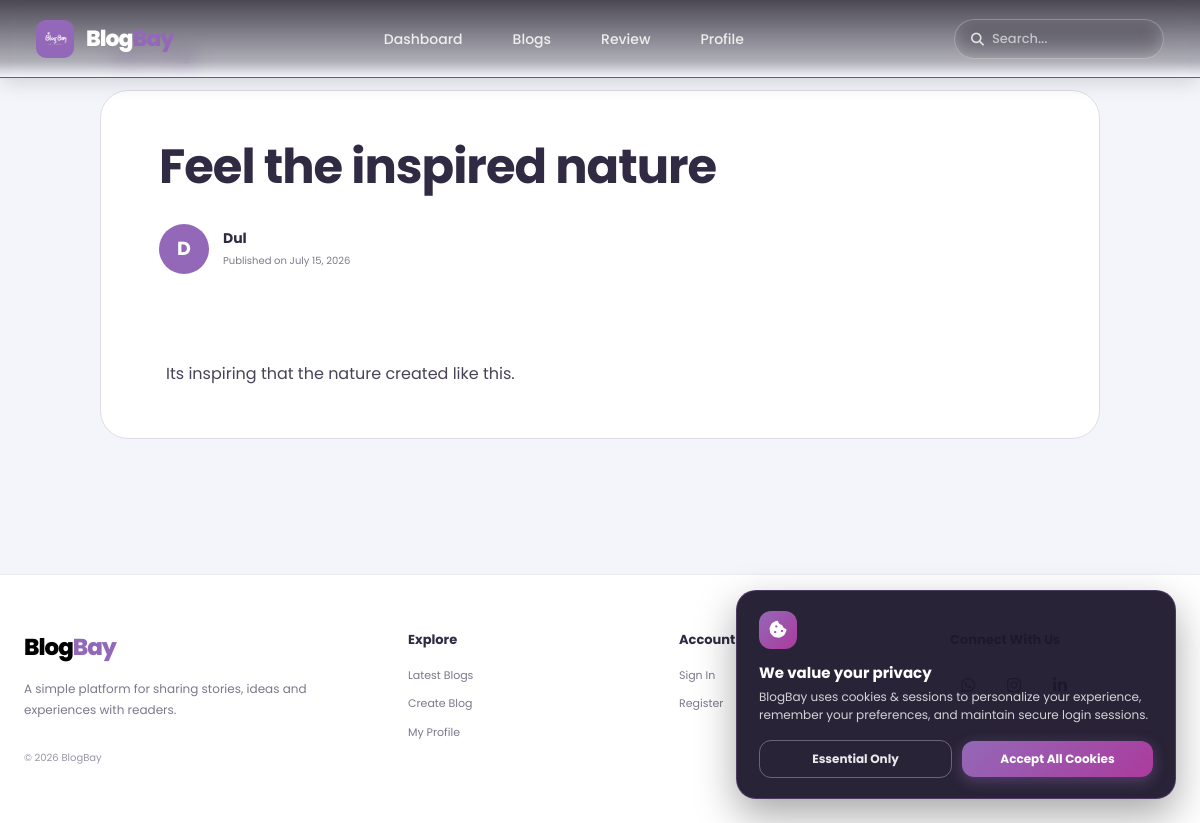
/view_blog.php?id=3, run on an earlier commit of the app's database.
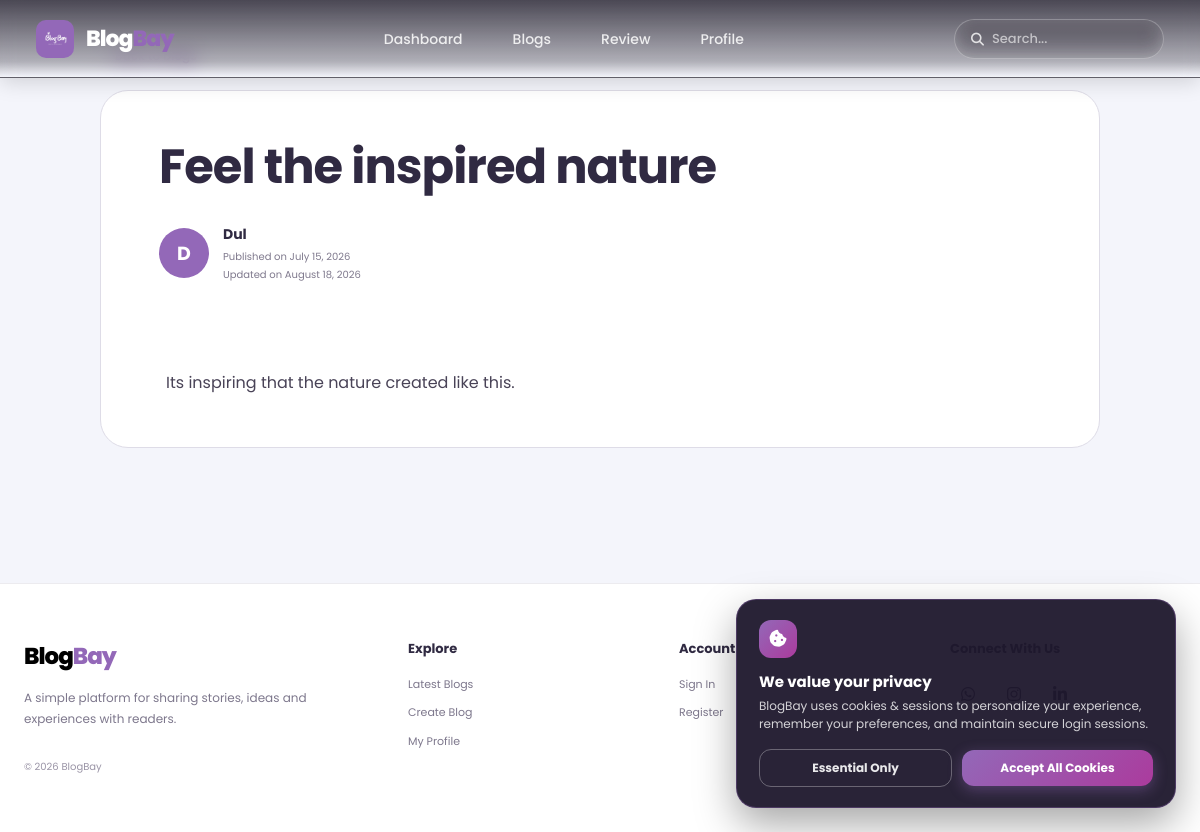
And on a later commit of the database.
### tables this page shows
CREATE TABLE IF NOT EXISTS `blogpost` (
  `id` int(11) NOT NULL AUTO_INCREMENT PRIMARY KEY,
  `user_id` int(11) DEFAULT NULL,
  `title` varchar(255) DEFAULT NULL,
  `content` text DEFAULT NULL,
  `created_at` timestamp NOT NULL DEFAULT current_timestamp(),
  `updated_at` timestamp NOT NULL DEFAULT current_timestamp() ON UPDATE current_timestamp(),
  `image` varchar(255) DEFAULT NULL,
  CONSTRAINT `blogpost_ibfk_1` FOREIGN KEY (`user_id`) REFERENCES `user` (`id`) ON DELETE CASCADE
);

CREATE TABLE IF NOT EXISTS `user` (
  `id` int(11) NOT NULL AUTO_INCREMENT PRIMARY KEY,
  `username` varchar(50) NOT NULL,
  `email` varchar(100) NOT NULL UNIQUE,
  `password` varchar(255) NOT NULL,
  `role` varchar(20) DEFAULT 'user',
  `phone` varchar(50) DEFAULT NULL,
  `location` varchar(100) DEFAULT NULL,
  `designation` varchar(100) DEFAULT 'Writer & Content Author',
  `bio` text DEFAULT NULL,
  `facebook` varchar(255) DEFAULT NULL,
  `linkedin` varchar(255) DEFAULT NULL,
  `twitter` varchar(255) DEFAULT NULL,
  `github` varchar(255) DEFAULT NULL,
  `profile_pic` varchar(255) DEFAULT NULL,
  `remember_token` varchar(255) DEFAULT NULL
);

### view_blog.php (the view, shortened to what this page needs)
<?php
include "config.php";
include "site_config.php";
$blogID = (int) $_GET['id'];
$sql = "SELECT blogpost.*, user.username, p.profile_pic
        FROM blogpost
        JOIN user ON blogpost.user_id = user.id
        LEFT JOIN user_profiles p ON user.id = p.user_id
        WHERE blogpost.id = $blogID
        LIMIT 1";
$result = mysqli_query($conn, $sql);
$blog = mysqli_fetch_assoc($result);
$backPage = isset($_SESSION['user_id']) ? "dashboard.php" : "login.php";
?>
<!DOCTYPE html>
<html lang="en">
<head>
    <link rel="stylesheet" href="css/view_blog.css?v=<?php echo time(); ?>">
    <link rel="stylesheet" href="css/footer.css?v=<?php echo time(); ?>">
    <link rel="stylesheet" href="css/responsive.css?v=<?php echo time(); ?>">
    <link rel="stylesheet" href="https://cdnjs.cloudflare.com/ajax/libs/font-awesome/6.7.2/css/all.min.css">
</head>
<body>
<header class="hero-navbar">
    <div class="hero-navbar-inner">
        <a href="dashboard.php" class="hero-brand">
            <?php echo renderSiteLogo(); ?>
            <?php echo renderSiteName(); ?>
        </a>
        <nav class="hero-nav-links">
            <a href="dashboard.php" class="hero-nav-item">Dashboard</a>
            <a href="dashboard.php#blogGrid" class="hero-nav-item">Blogs</a>
            <a href="reviews.php" class="hero-nav-item">Review</a>
            <a href="profile.php" class="hero-nav-item">Profile</a>
        </nav>
        <div class="hero-search-box" style="position: relative; display: flex; align-items: center; background: rgba(255, 255, 255, 0.15) !important; border: 1px solid rgba(255, 255, 255, 0.25) !important; border-radius: 999px !important; padding: 6px 16px !important; width: 210px !important;">
            <i class="fa-solid fa-magnifying-glass" style="color: rgba(255, 255, 255, 0.8) !important; margin-right: 8px !important; font-size: 13px !important;"></i>
            <input id="blogSearch" type="text" placeholder="Search..." style="background: transparent !important; border: none !important; outline: none !important; color: #ffffff !important; font-size: 13px !important; width: 100% !important; box-shadow: none !important; padding: 0 !important; margin: 0 !important; height: auto !important;" onkeydown="if(event.key==='Enter'){ window.location.href='dashboard.php?search='+encodeURIComponent(this.value); }">
        </div>
    </div>
</header>
<main class="article-wrapper">
    <a href="<?php echo $backPage; ?>" class="back-link">
        ← Back to blogs
    </a>
    <article class="article-card">
        <header class="article-header">
            <h1><?php echo htmlspecialchars($blog['title']); ?></h1>
            <div class="author-row">
                <?php echo renderUserAvatar($blog['username'], $blog['profile_pic'] ?? null, 'author-avatar'); ?>
                <div class="author-details">
                    <strong><?php echo htmlspecialchars($blog['username']); ?></strong>
                    <span>Published on <?php echo date("F d, Y", strtotime($blog['created_at'])); ?></span>
                    <?php if (!empty($blog['updated_at']) && $blog['updated_at'] !== $blog['created_at']) { ?>
                        <span>Updated on <?php echo date("F d, Y", strtotime($blog['updated_at'])); ?></span>
                    <?php } ?>
                </div>
            </div>
        </header>
        <section class="article-content">
            <?php echo nl2br(htmlspecialchars($blog['content'])); ?>
        </section>
    </article>
</main>
<?php include "includes/footer.php"; ?>
</body>
</html>

### site_config.php (shortened to what this page needs)
<?php
function renderSiteName(): string
{
    return '<span class="site-name"><span class="site-name-blog">Blog</span><span class="site-name-bay">Bay</span></span>';
}
function renderSiteLogo(): string
{
    $possibleFiles = [
        'images/logo.png',
        'images/logo.jpg',
        'images/logo.jpeg',
        'images/logo.webp',
        'images/logo.svg',
        'images/blog.jpg'
    ];
    foreach ($possibleFiles as $file) {
        $fullPath = __DIR__ . '/' . $file;
        if (file_exists($fullPath)) {
            $mtime = filemtime($fullPath);
            return '<img src="' . $file . '?v=' . $mtime . '" alt="BlogBay logo" class="brand-logo-img" style="width:38px; height:38px; object-fit:cover; border-radius:10px; flex-shrink:0;">';
        }
    }
    return '<span class="logo-icon-badge" style="width:38px; height:38px; border-radius:10px; background:linear-gradient(135deg, var(--purple), var(--magenta)); display:inline-flex; align-items:center; justify-content:center; color:#fff; font-size:18px; flex-shrink:0;"><i class="fa-solid fa-feather-pointed"></i></span>';
}
function renderUserAvatar(?string $username, ?string $profilePic, string $containerClass = 'author-avatar'): string
{
    $name = !empty($username) ? $username : 'U';
    $letter = htmlspecialchars(strtoupper(substr($name, 0, 1)));
    $classAttr = htmlspecialchars($containerClass);
    if (!empty($profilePic)) {
        $uploadFile = __DIR__ . '/uploads/' . $profilePic;
    }
    return '<div class="' . $classAttr . '">' . $letter . '</div>';
}
?>

What changed in the data, as far as the page shows it:
changed blogpost "Feel the inspired nature": updated_at (not shown) → "August 18, 2026"
Also different on the page:
text now shown: "Updated on"
